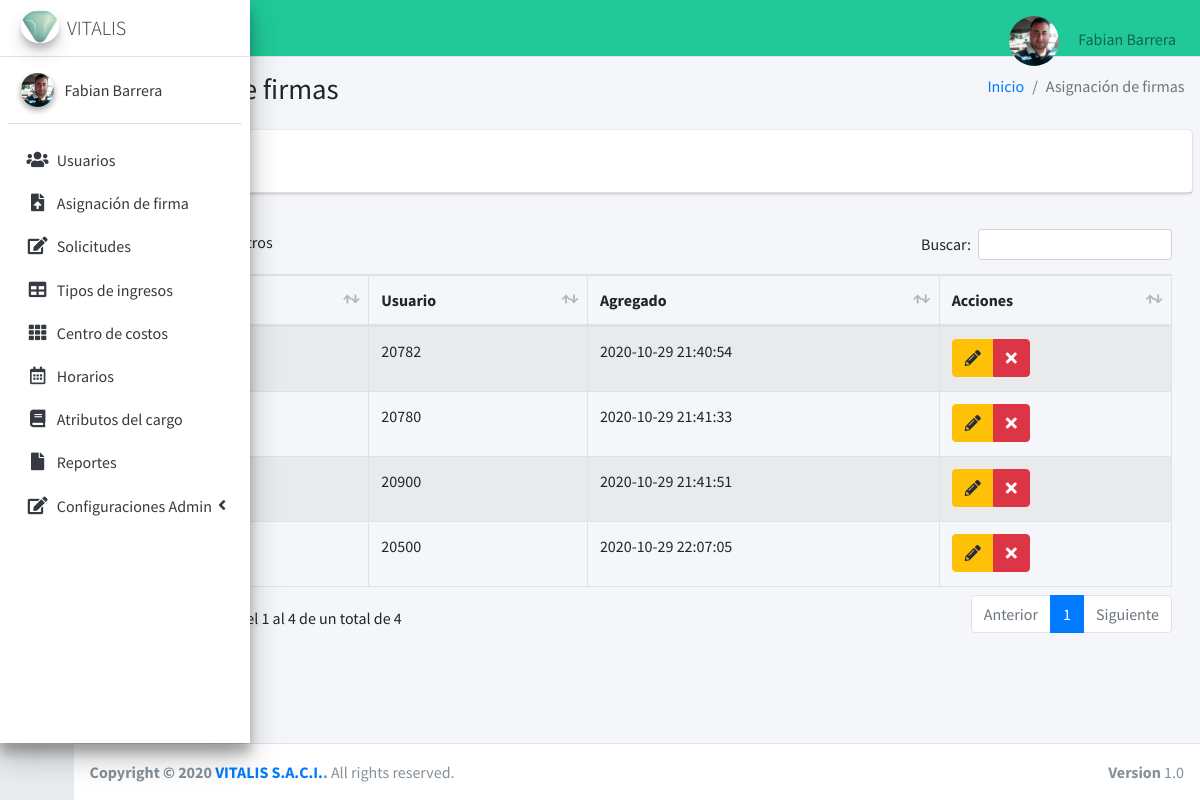
The page /asignacionFirma (signed in) on the database as committed earlier.
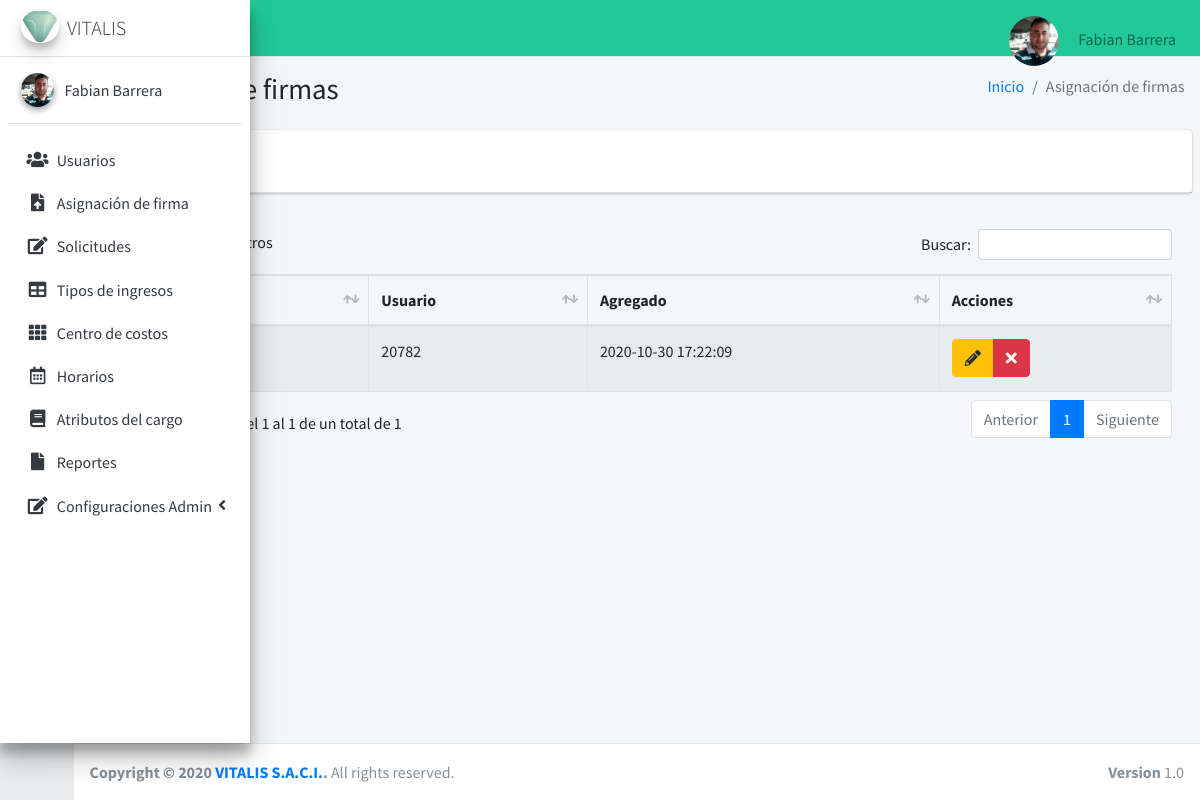
The same page on the database as committed later.
### tables this page shows
CREATE TABLE `firmas` (
  `id` int(11) NOT NULL,
  `id_usuario` int(11) NOT NULL,
  `imagen` text DEFAULT NULL,
  `fecha` timestamp NOT NULL DEFAULT current_timestamp()
);

### controladores/plantilla.controlador.php (called while the page is built)
<?php
class ControladorPlantilla{
    static public function ctrPlantilla(){
        include "vistas/plantilla.php";
    }
}

### index.php (called while the page is built, shortened)
<?php
  require_once "controladores/plantilla.controlador.php";
  require_once "controladores/usuarios.controlador.php";
  require_once "controladores/firmas.controlador.php";
  require_once "controladores/centroCostos.controlador.php";
  require_once "modelos/firmas.modelo.php";
  $plantilla =new ControladorPlantilla();
  $plantilla -> ctrPlantilla();
  ?>

### controladores/firmas.controlador.php (called while the page is built, shortened)
<?php
class ControladorFirmas{
    static public function ctrMostrarFirmas($item, $valor){
        $tabla = "firmas";
        $respuesta = ModeloFirmas::mdlMostrarFirmas($tabla, $item, $valor);
        return $respuesta;
	}
}

### modelos/conexion.php (called while the page is built)
<?php
class Conexion{
	static public function conectar(){
		$link = new PDO("mysql:host=localhost;dbname=vitaweb",
			            "root",
			            "");
		$link->exec("set names utf8");
		return $link;
	}
}

### modelos/firmas.modelo.php (called while the page is built, shortened)
<?php
require_once "conexion.php";
class ModeloFirmas{
    static public function mdlMostrarFirmas($tabla, $item, $valor){
        if ($item !=null){
            $stmt = Conexion::conectar()->prepare("SELECT * FROM $tabla WHERE $item = :$item");
            $stmt -> bindParam(":".$item, $valor, PDO::PARAM_STR);
            $stmt -> execute();
            return $stmt -> fetch();
        }else {
            $stmt = Conexion::conectar()->prepare("SELECT * FROM $tabla");
            $stmt -> execute();
            return $stmt ->fetchAll();
        }
    }
}

### vistas/modulos/asignacionFirma.php (the view, shortened to what this page needs)
<div class="content-wrapper">
  <section class="content-header">
    <div class="container-fluid">
      <div class="row mb-2">
        <div class="col-sm-6">
          <h1>Asignación de firmas</h1>
        </div>
        <div class="col-sm-6">
          <ol class="breadcrumb float-sm-right">
            <li class="breadcrumb-item"><a href="inicio">Inicio</a></li>
            <li class="breadcrumb-item active">Asignación de firmas</li>
          </ol>
        </div>
      </div>
    </div>
  </section>
  <section class="content">
    <div class="card">
      <div class="card-header">
        <button type="button" class="btn btn-primary" data-toggle="modal" data-target="#AgregarFirma">
        </button>
      </div>
    </div>
    <div class="card-body">
      <table id="example1" class="table table-bordered table-striped">
        <thead>
          <tr>
            <th style="width: 10px;" >#</th>
            <th>Imagen</th>
            <th>Usuario</th>
            <th>Agregado</th>
            <th>Acciones</th>
          </tr>
        </thead>
        <tbody>
        <?php
          $item = null;
          $valor = null;
          $firmas = ControladorFirmas::ctrMostrarFirmas($item, $valor);
          foreach ($firmas as $key => $value) {
            echo '<tr>
                    <td>'.($key+1).'</td>';
                    if ($value["imagen"] != ""){
                      echo '<td><img src="'.$value["imagen"].'" class="img-thumbnail" width="40px"></td>';
                    }else {
                      echo'<td><img src="vistas/img/firmas/default/firma2.png" class="img-thumbnail" width="40px"></td>';
                    }
                    echo '<td>'.$value["id_usuario"].'</td>
                    <td>'.$value["fecha"].'</td>
                    <td>
                      <div class="btn-group">
                        <button class="btn btn-warning btnEditarFirma"idFirma="'.$value ["id"].'" data-toggle="modal" data-target="#modalEditarFirma"><i class="fas fa-pencil-alt"></i></button>
                        <button class="btn btn-danger btnEliminarFirma"idFirma="'.$value ["id"].'"imagen="'.$value["imagen"].'"id_usuario="'.$value["id_usuario"].'"><i class="fa fa-times"></i></button>
                      </div>
                    </td>
                  </tr>';
          }
        ?>
        </tbody>
      </table>
    </div>
</div>
</div>

### vistas/plantilla.php (shortened to what this page needs)
<!DOCTYPE html>
<html>
<head>
  <link rel="stylesheet" href="vistas/plugins/fontawesome-free/css/all.min.css">
  <link rel="stylesheet" href="https://code.ionicframework.com/ionicons/2.0.1/css/ionicons.min.css">
  <link rel="stylesheet" href="vistas/plugins/datatables-bs4/css/dataTables.bootstrap4.min.css">
  <link rel="stylesheet" href="vistas/plugins/datatables-responsive/css/responsive.bootstrap4.min.css">
  <link rel="stylesheet" href="vistas/plugins/tempusdominus-bootstrap-4/css/tempusdominus-bootstrap-4.min.css">
  <link rel="stylesheet" href="vistas/plugins/icheck-bootstrap/icheck-bootstrap.min.css">
  <link rel="stylesheet" href="vistas/plugins/jqvmap/jqvmap.min.css">
  <link rel="stylesheet" href="vistas/dist/css/adminlte.css">
  <link rel="stylesheet" href="vistas/plugins/overlayScrollbars/css/OverlayScrollbars.min.css">
  <link rel="stylesheet" href="vistas/plugins/daterangepicker/daterangepicker.css">
  <link rel="stylesheet" href="vistas/plugins/summernote/summernote-bs4.css">
</head>
<body class="hold-transition sidebar-collapse sidebar-mini login-page">
  <?php
  if (isset($_SESSION["iniciarSesion"]) && $_SESSION["iniciarSesion"] == "ok") {
    echo '<div class="wrapper">';
    include "modulos/nav.php";
    include "modulos/menu.php";
    if (isset($_GET["ruta"])) {
      if (
        $_GET["ruta"] == "inicio" ||
        $_GET["ruta"] == "usuarios" ||
        $_GET["ruta"] == "asignacionFirma" ||
        $_GET["ruta"] == "solicitudes" ||
        $_GET["ruta"] == "crear-solicitud" ||
        $_GET["ruta"] == "editar-solicitud" ||
        $_GET["ruta"] == "tiposIngreso" ||
        $_GET["ruta"] == "centroCostos" ||
        $_GET["ruta"] == "horarios" ||
        $_GET["ruta"] == "atributosCargo" ||
        $_GET["ruta"] == "reportes" ||
        $_GET["ruta"] == "configuraciones" ||
        $_GET["ruta"] == "configurarCorreo" ||
        $_GET["ruta"] == "datosFormato" ||
        $_GET["ruta"] == "perfiles" ||
        $_GET["ruta"] == "login" ||
        $_GET["ruta"] == "salir"
      ) {
        include "modulos/" . $_GET["ruta"] . ".php";
      } else {
        include "modulos/404.php";
      }
    } else {
      include "modulos/inicio.php";
    }
    include "modulos/footer.php";
  } else {
    include "modulos/login.php";
  }
  ?>
</body>
</html>

### vistas/modulos/nav.php (shortened to what this page needs)
<nav class="main-header navbar navbar-expand navbar-teal navbar-light">
    <ul class="navbar-nav">
        <li class="nav-item">
            <a class="nav-link" data-widget="pushmenu" href="#" role="button"><i class="fas fa-bars"></i></a>
        </li>
    </ul>
    <ul class="navbar-nav ml-auto">
        <li class="nav-item dropdown user-menu">
            <a href="#" class="nav-link dropdown-toggle" data-toggle="dropdown" aria-expanded="false">
            <?php
                   if ($_SESSION["foto"] != ""){
                   echo '<img src="'.$_SESSION["foto"].'"class="img-size-50 mr-3 img-circle">';
                   }else {
                   echo '<img src="vistas/img/usuarios/user1.jpg" class="img-size-50 mr-3 img-circle">';
                   }
                   ?>
                <span class="d-none d-md-inline"> <?php echo $_SESSION["nombre"]; ?></span>
            </a>
        </li>
    </ul>
</nav>

### vistas/modulos/menu.php (shortened to what this page needs)
<aside class="main-sidebar sidebar-light-primary elevation-4">
    <a href="inicio" class="brand-link">
      <img src="vistas/dist/img/logo3.png" alt="AdminLTE Logo" class="brand-image img-circle elevation-3"
           style="opacity: .8">
      <span class="brand-text font-weight-light">VITALIS</span>
    </a>
    <div class="sidebar">
      <div class="user-panel mt-3 pb-3 mb-3 d-flex">
        <div class="image">
        <?php
                   if ($_SESSION["foto"] != ""){
                    echo '<img src="'.$_SESSION["foto"].'"class="img-circle elevation-2">';
                   }else {
                    echo '<img src="vistas/img/usuarios/user5.png" class="img-circle elevation-2" alt="User Image">';
                   }
                ?>
        </div>
        <div class="info">
          <a href="#" class="d-block"><?php echo $_SESSION["nombre"]; ?></a>
        </div>
      </div>
      <nav class="mt-2">
        <ul class="nav nav-pills nav-sidebar flex-column" data-widget="treeview" role="menu" data-accordion="false">
               <li class="nav-item">
            <a href="usuarios" class="nav-link">
              <i class="nav-icon fas fa-users"></i>
              <p>
                Usuarios
              </p>
            </a>
            <li class="nav-item">
            <a href="asignacionFirma" class="nav-link">
            <i class="nav-icon fas fa-file-upload"></i>
              <p>
                Asignación de firma
              </p>
            </a>
            <li class="nav-item">
            <a href="solicitudes" class="nav-link">
            <i class="nav-icon fas fa-edit"></i>
              <p>
                Solicitudes
              </p>
            </a>
          <li class="nav-item">
            <a href="tiposIngreso" class="nav-link">
            <i class="nav-icon fas fa-table"></i>
              <p>
                Tipos de ingresos
              </p>
            </a>
          </li>
          <li class="nav-item">
            <a href="centroCostos" class="nav-link">
              <i class="nav-icon fas fa-th"></i>
              <p>
                Centro de costos
              </p>
            </a>
          </li>
          <li class="nav-item">
            <a href="horarios" class="nav-link">
              <i class="nav-icon far fa-calendar-alt"></i>
              <p>
                Horarios
              </p>
            </a>
          </li>
          <li class="nav-item">
            <a href="atributosCargo" class="nav-link">
              <i class="nav-icon fas fa-book"></i>
              <p>
                Atributos del cargo
              </p>
            </a>
          </li>
          <li class="nav-item">
            <a href="reportes" class="nav-link">
              <i class="nav-icon fas fa-file"></i>
              <p>
                Reportes
              </p>
            </a>
          </li>
          <li class="nav-item has-treeview">
            <a href="configuraciones" class="nav-link">
            <i class="nav-icon fas fa-edit"></i>
              <p>
                Configuraciones Admin
                <i class="right fas fa-angle-left"></i>
              </p>
            </a>
          </li>
            </ul>
      </nav>
    </div>
  </aside>

### vistas/modulos/footer.php
<footer class="main-footer">
    <strong>Copyright &copy; 2020 <a href="#">VITALIS S.A.C.I.</a>.</strong>
    All rights reserved.
    <div class="float-right d-none d-sm-inline-block">
      <b>Version</b> 1.0
    </div>
  </footer>

Rows that differ between the two databases and show on the page:
removed firmas: id_usuario "20780", fecha "2020-10-29 21:41:33"
removed firmas: id_usuario "20900", fecha "2020-10-29 21:41:51"
removed firmas: id_usuario "20500", fecha "2020-10-29 22:07:05"
changed firmas: fecha "2020-10-29 21:40:54" → "2020-10-30 17:22:09"
Other text that changed with them:
text written by a page script: "Buscar: Mostrando registros del 1 al 4 de un total de 4 Anterior 1 Siguiente" → "Buscar: Mostrando registros del 1 al 1 de un total de 1 Anterior 1 Siguiente"
